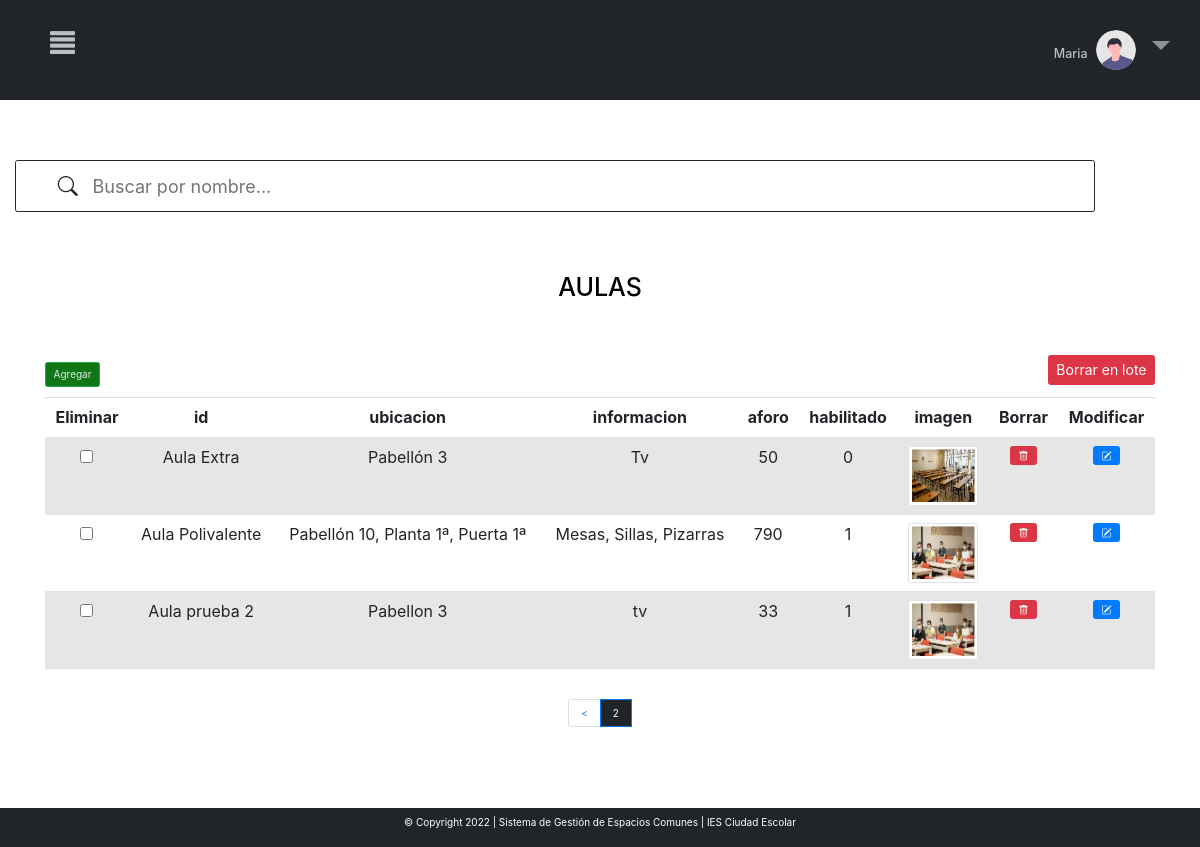
/MVC_proyectofinal/inicio.php?c=crudAulas&page=2 (signed in), run on an earlier commit of the app's database.
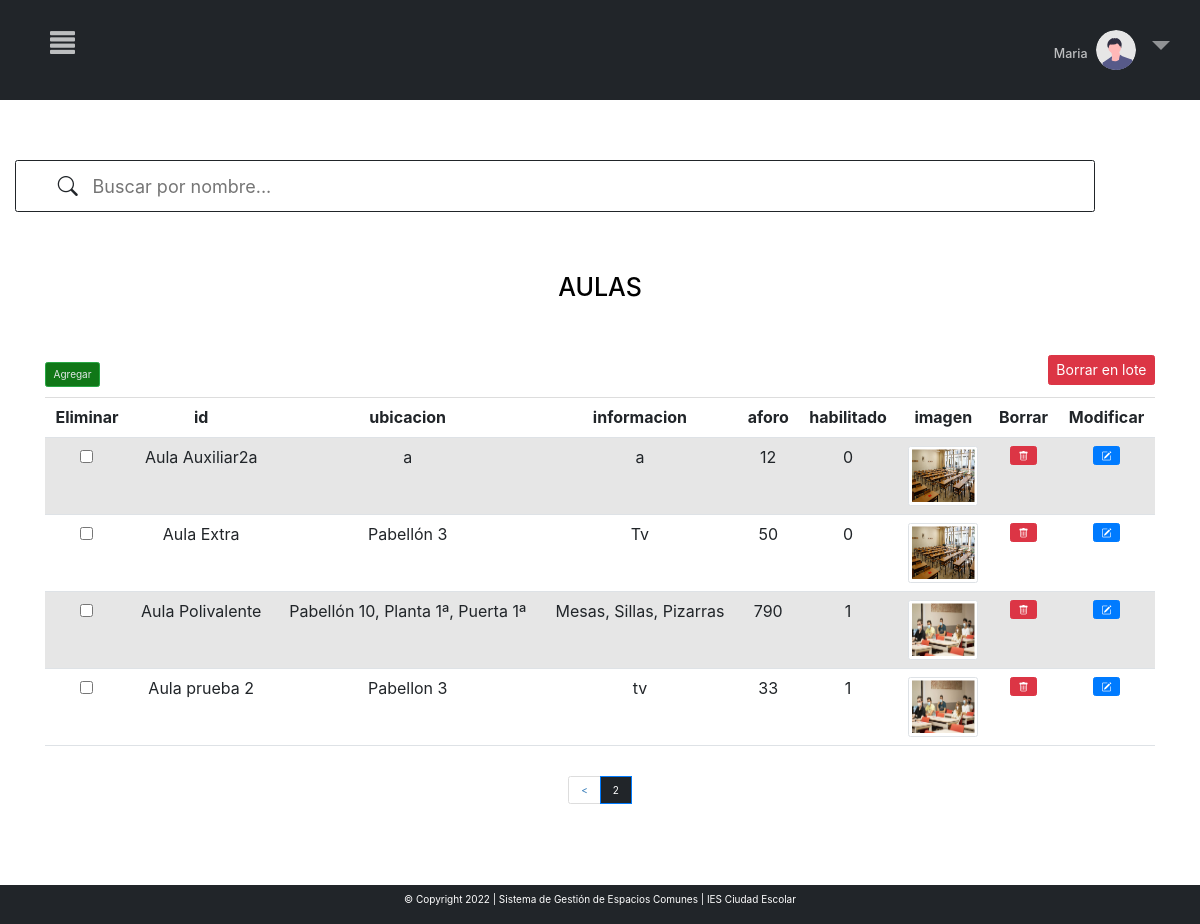
And on a later commit of the database.
### tables this page shows
CREATE TABLE `aulas` (
  `id` varchar(220) NOT NULL,
  `ubicacion` varchar(220) NOT NULL,
  `informacion` varchar(220) NOT NULL,
  `aforo` int(100) NOT NULL,
  `habilitado` tinyint(1) NOT NULL,
  `imagen` varchar(80) NOT NULL DEFAULT '''libs/img/upload/aulaDefecto.jpeg'''
);

### MVC_proyectofinal/controller/controller.php (called while the page is built, shortened)
<?php
require_once ("models/crud.php");
class Control{
    function __construct()
    {
        $this->crud=new Crud();
    }
    function crudAulas(){
        include_once ("views/crudAulas.php");
    }
}
?>

### MVC_proyectofinal/models/conexion.php (called while the page is built)
<?php
class Conexion{
    public function conexion(){
        try{
            $conexion=new PDO("mysql:host=localhost;dbname=sgec","root","");
            $conexion->setAttribute(PDO::ATTR_ERRMODE,PDO::ERRMODE_EXCEPTION);
            return $conexion;
        }
        catch(PDOException $e){
            echo $e->getMessage();
            return null;
        }
    }
}
?>

### MVC_proyectofinal/models/crud.php (called while the page is built, shortened)
<?php
include("conexion.php");
class Crud extends Conexion{
    private $conexion;
    function __construct()
    {
        $this->conexion=parent::conexion();
    }
    function crudAulas($opc,$iteams_pagina=null,$offset=null){
        if($opc==1){
            $sql="SELECT count(*) FROM aulas";
            $consulta=$this->conexion->prepare($sql);
            $consulta->execute();
            $count=$consulta->fetch(PDO::FETCH_NUM);
            return $count;
        }
        elseif($opc==2){
            $sql="SELECT * FROM aulas ORDER BY id ASC LIMIT ".$iteams_pagina." OFFSET ".$offset."";
            $consulta=$this->conexion->prepare($sql);
            $consulta->execute();
            $consult=$consulta->fetchAll(PDO::FETCH_ASSOC);
            $keys=array_keys($consult[0]);
            return array($consult,$keys);
        }
    }
}
?>

### MVC_proyectofinal/views/crudAulas.php (the view, shortened to what this page needs)
<html lang="en" style="    overflow-x: hidden;">
<head>
<link rel="stylesheet" href="https://cdn.jsdelivr.net/npm/bootstrap-icons@1.8.1/font/bootstrap-icons.css">
<link rel="stylesheet" href="libs/bootstrap-5.1.3-dist/css/bootstrap.min.css">
</head>
<body>
<?php include "menu.php";
    ?>
            <?php
$count=$this->crud->crudAulas(1);
if($count[0]==0){
    echo '
    <div class="row >
    <div class="col-md-12 ">
    <h1 class="display-3"> No se han creado aulas aún</h1>';
    echo "<a href='?c=crudAulas&page=".$_GET['page']."&crear=1'><button name='crear'  class='btn btn-success'> Agregar</button></a>
    ";
    echo '</div>
    </div>
    </div>';
}
else{
$iteams_pagina=6;
$total_pages=ceil($count[0]/$iteams_pagina);
$page=0;
if(isset($_GET["page"]) && !empty($_GET["page"])){
    $page=$_GET["page"];
}else{
    $page=1;
}
$offset=($page-1) * $iteams_pagina;
$result=$this->crud->crudAulas(2,$iteams_pagina,$offset);
?>
<div class="row" style="margin-top:5%">
<?php include "barraBusquedaAulas/barra.php"; ?>
                <div class="col-md-12 ">
                <h1 class="titulo" style="color:black; text-align:center; margin-bottom:0%; background-color:white" >AULAS</h1>
<?php
       echo '<div class="container" style="margin-top:60px;">
       <div class="row">
                       <div class="col-md-12 ">';
        echo "<a href='?c=crudAulas&page=".$_GET['page']."&crear=1'><button name='crear'  class='btn btn-success'> Agregar</button></a>  ";
       echo '<div class="table-responsive-sm">
       <table class="table table-striped bg-white table-hover" style="text-align: center; margin-top:1%">';
        echo "<tr >";
        echo "<tr ><th>Eliminar</th>";
        foreach($result[1] as $indice){
            echo "<th>".$indice."</th>";
        }
        echo "<th>Borrar</th>";
        echo "<th>Modificar</th>";
        echo "</tr>";
        ?>
        <form action="?c=borrarAulas&pag=<?php echo $_GET["page"]?>" method="post">
            <input type='submit' name='borrar' value='Borrar en lote' class='btn btn-danger' style="float:right;   margin-top: -43px; font-size:14px " >
        <?php
        foreach($result[0] as $indice=>$dato){
            echo "<td><input type='checkbox' name='eliminar[]' value=' ".$dato['id']."'</td>";
            foreach($dato as $x=>$y){
                if($x=='imagen'){
                    echo "<td><img src='".$y."' class='img-fluid img-thumbnail' style='width:70px; height:60px;'></td>";
                }
                else{
                echo "<td>".$y."</td>";
                }
            }
            ?>
            <td>
            <a class="btn btn-danger"  href="?c=borrarAulas&id=<?php echo $dato["id"] ?>&pag=<?php echo $_GET["page"]?>"><i class="bi bi-trash"></i></a>
            </td>
            <td><button  title="Modificar" class="btn btn-primary" name="modificar" value="<?php echo $dato["id"] ?>"> <i class="bi bi-pencil-square"></i></button></td>
            <?php
            echo "</tr>";
            }
  ?>
           </table>
        </div>
        </div>
 <?php
echo "<br>";
?>
<div style="margin-bottom: 100px;
    display: flex;
    justify-content: center">
    <nav aria-label="...">
		<ul class="pagination">
		<li style="<?php echo $_GET['page']==1 ? 'display:none' : '' ?>" class="page-item">
				<a class="page-link" href="inicio.php?c=crudAulas&page=<?php echo $_GET['page']-1?>"><</a>
			</li>
            <li class="page-item active" >
				<?php for($i=0;$i<=$total_pages;$i++):
                    if($i==$_GET["page"]){
                    ?>
                    <a class="page-link" style="color: white!important;
                    background-color: #212529!important;" href="inicio.php?c=crudAulas&page=<?php echo $_GET['page']?>"><?php echo $i ?></a>
                    </li>
				<?php }
                endfor ?>
		</ul>
    </nav>
</div>
<?php } ?>
</body>
</html>

### MVC_proyectofinal/inicio.php
<?php
include_once("controller/controller.php");
$control=new Control();
if(!isset($_REQUEST['c'])){
    $control->home();
}else{
    $action=$_REQUEST['c'];
    call_user_func(array($control,$action));
}
?>

### MVC_proyectofinal/views/menu.php (shortened to what this page needs)
<!DOCTYPE html>
<html lang="en" style="    overflow-x: hidden;">
<head>
<link rel="stylesheet" href="https://cdn.jsdelivr.net/npm/bootstrap-icons@1.8.1/font/bootstrap-icons.css">
<link href="https://cdn.jsdelivr.net/npm/bootstrap@5.1.3/dist/css/bootstrap.min.css" rel="stylesheet">
    <link rel="stylesheet" href="libs/bootstrap-5.1.3-dist/css/bootstrap.min.css">
    <link rel="stylesheet" href="libs/css/estilos.css">
<link rel="stylesheet" href="https://maxcdn.bootstrapcdn.com/bootstrap/3.3.7/css/bootstrap.min.css">
</head>
<body>
<div class="nav">
<span onclick="openNav()" class="menu">
<span class="glyphicon glyphicon-align-justify"></span>
</span>
<li class="nav-item dropdown no-arrow">
        <a class="nav-link dropdown-toggle" id="userDropdown" role="button"
            data-toggle="dropdown" aria-haspopup="true" aria-expanded="false">
            <h5 style="color: rgba(255, 255, 255, 0.7); display:inline-block" ><?php echo $_SESSION['nombre'];?></h5>
            <img class="img-profile rounded-circle" style="width:40px"
                src="libs/img/undraw_profile.svg">
        </a>
    </li>
</div>
   <div class="footer">
       <p>© Copyright 2022 | Sistema de Gestión de Espacios Comunes | IES Ciudad Escolar</p>
</div>
</body>
</html>

### MVC_proyectofinal/views/barraBusquedaAulas/barra.php (shortened to what this page needs)
<html lang="en" style="    overflow-x: hidden;">
<head>
    <link rel="stylesheet" href="libs/bootstrap-5.1.3-dist/css/bootstrap.min.css">
    <link rel="stylesheet" href="libs/css/estilos.css">
    <link rel="stylesheet" href="https://cdn.jsdelivr.net/npm/bootstrap-icons@1.3.0/font/bootstrap-icons.css">
</head>
 <link rel="stylesheet" href="https://maxcdn.bootstrapcdn.com/bootstrap/4.0.0/css/bootstrap.min.css">
<div class="col-12" style="margin-left:15px">
<div class="rounded p-3 barra" style='border: 1px solid  #212529;'>
<i class="bi bi-search" style="font-size: 20px;padding-right: 10px;margin-left:3%;"></i>
<input type="text" id="search" placeholder="Buscar por nombre..."  style="width: 80%; font-size:18px; border:none"/>
</div>
</div>

### MVC_proyectofinal/libs/css/estilos.css (style rules this page uses)
.nav { text-align: center; }
.nav>li>a { background:none !important; font-size:30px !important }
.nav-link { color:#375458 }
th { text-align: center !important; }
li.page-item.active a.page-link { background-color: #1A3C40 !important; color:#708588 !important }
.btn.btn-success { background-color: #107717; color:#E2E7E7 }
.active, .accordion:hover { background-color: #ccc; }

### MVC_proyectofinal/views/menu.php (style rules this page uses)
body { overflow-x: hidden; }
.nav { display: flex; flex-direction: row; justify-content: center; width: 100%; background-color: #212529; padding: 20px; color: rgba(255, 255, 255, 0.5); }
li.nav-item { float: right; right: 0px; top: 0px; position: absolute !important; margin: 15px; }
.menu { position: absolute; top: 30px; left: 20px; margin:0px 15px !important; color: rgba(255, 255, 255, 0.7) !important }
.footer { background-color: #212529; position:fixed; bottom:0px; left:0px; right:0px; padding:7px; text-align:center; z-index:4; color:white; margin-top: 5% !important; }
@media only screen 
        and (min-device-width: 320px) 
        and (max-device-width: 812px) { .nav { padding:50px } }
.glyphicon { position: relative; top: 0px !important; margin-left: 15px; font-size: 25px; display: inline-block; font-family: 'Glyphicons Halflings'; font-style: normal; font-weight: 400; line-height: 1; -webkit-font-smoothing: antialiased; -moz-osx-font-smoothing: grayscale; }
body { font-family: "Lato", sans-serif; }
.dropdown { position: relative; display: inline-block; }

### MVC_proyectofinal/views/barraBusquedaAulas/barra.php (style rules this page uses)
.active, .accordion:hover { background-color: white; }
@media screen 
        and (min-device-width: 320px) 
        and (max-device-width: 812px) 
        and (-webkit-min-device-pixel-ratio: 1) { .barra { width: 90% !important; } }
@media screen 
        and (min-device-width: 320px) 
        and (max-device-width: 812px) 
        and (-webkit-min-device-pixel-ratio: 1) { .titulo { margin-top:5%; } }

What changed in the data, as far as the page shows it:
added aulas: id "Aula Auxiliar2a", ubicacion "a", informacion "a", aforo "12", habilitado "0", imagen (picture)
